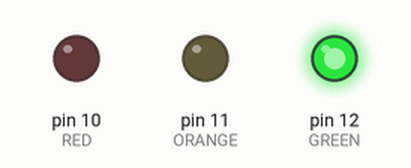
The sketch below on a simulated Arduino Uno, built with avr-gcc and run on an emulated ATmega328P. Shown: output pins drawn as LEDs (lit = HIGH).

Above: at 10.0 s.
At 30.0 s:
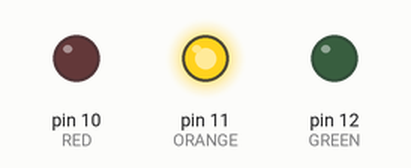
At 50.0 s:
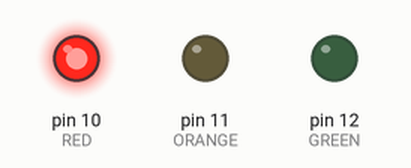
Timing chart, 0 to 78.0 s (numbered marks = the images above):
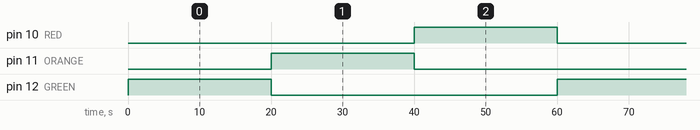

The sketch:

traffic_lights.ino
```cpp
/***
*
* traffic_lights.ino
* Author: Cobraxo
* Date: 10/15/2019
*
***/

#include "traffic_lights.h"


State::State(light Initial_State = green_light, long int m_time_transition = 0)
: m_current_state(Initial_State), m_time(m_time_transition)
{
}

light State::getState() const {

  return m_current_state;

}

void State::Wait() const {

  delay(m_time);

}

void State::nextState() {

  switch(m_current_state) {

    // Next state is orange
    case green_light:
      m_current_state = orange_light;
      break;

    // Next state is red
    case orange_light:
      m_current_state = red_light;
      break;

    // Next state green
    case red_light:
      m_current_state = green_light;
      break;

  }

}


Traffic::Traffic(long int time_transition = 0) : m_time_transition(time_transition)
{
}

void Traffic::Run() const{

  State state(green_light, m_time_transition);

  // Inifinity loop
  while (true) {

    // Turn on the light
    digitalWrite(state.getState(), HIGH);

    state.Wait();

    // Turn off the light
    digitalWrite(state.getState(), LOW);
    state.nextState();

  }

}
```

main.ino
```cpp
/***
*
* main.ino
* Author: Cobraxo
* Date: 10/15/2019
* Project: traffic ligths
*
* Goal:
* I've programmed this to test my knowledge
* about Finite State Machine
*
***/

#include "traffic_lights.h"


void setup() {

  pinMode(GREEN, OUTPUT);
  pinMode(ORANGE, OUTPUT);
  pinMode(RED, OUTPUT);

}

void loop() {

  Traffic lights(TIME);
  lights.Run();

}
```

traffic_lights.h
```cpp
/***
*
* traffic_lights.h
* Author: Cobraxo
* Date: 10/15/2019
*
***/

#ifndef TRAFFIC_LIGHTS
#define TRAFFIC_LIGHTS


// TIME = 60 000ms = 60s = 1min
#define TIME 20000

// Define pin
#define  GREEN 12
#define  ORANGE 11
#define  RED 10

enum light {

  green_light  = GREEN,
  orange_light  = ORANGE,
  red_light  = RED

};

class State {

  public:
    State(light Initial_State, long int m_time_transition);
    light getState() const;
    void Wait() const;
    void nextState();

  private:
    long int m_time;
    light m_current_state;

};

class Traffic {

  public:
    Traffic(long int time_transition);
    void Run() const;

  private:
    long int m_time_transition;

};

#endif
```

Measured:
- by itself, pin 10 (RED), pin 11 (ORANGE), pin 12 (GREEN): alternates HIGH for 20.0 s and LOW for 40.0 s
